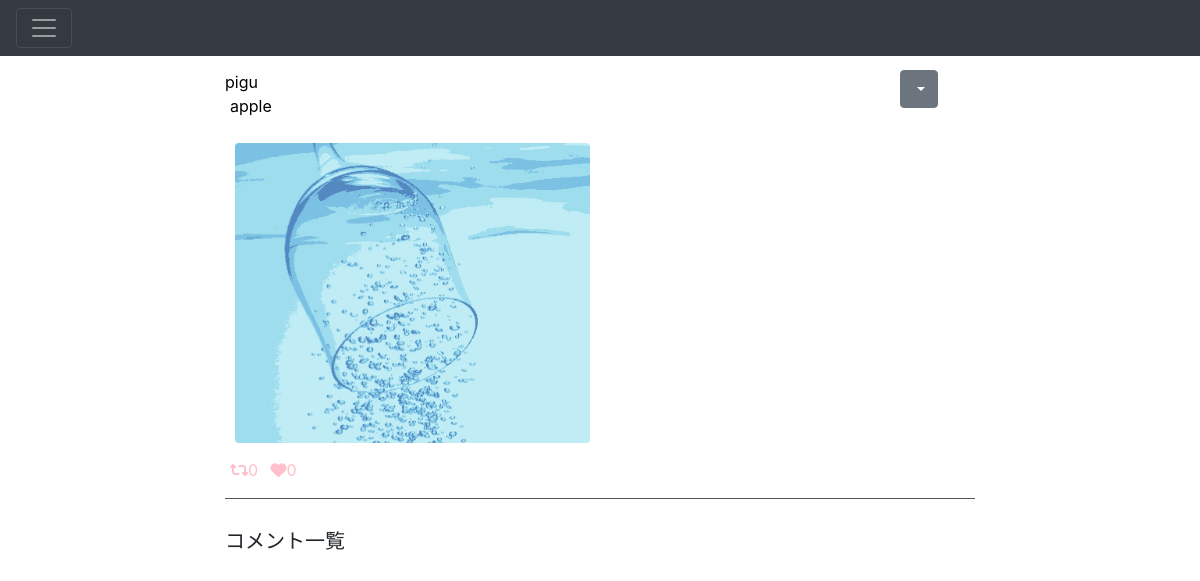
Before: /photos/5/ (signed in) with the older database file.
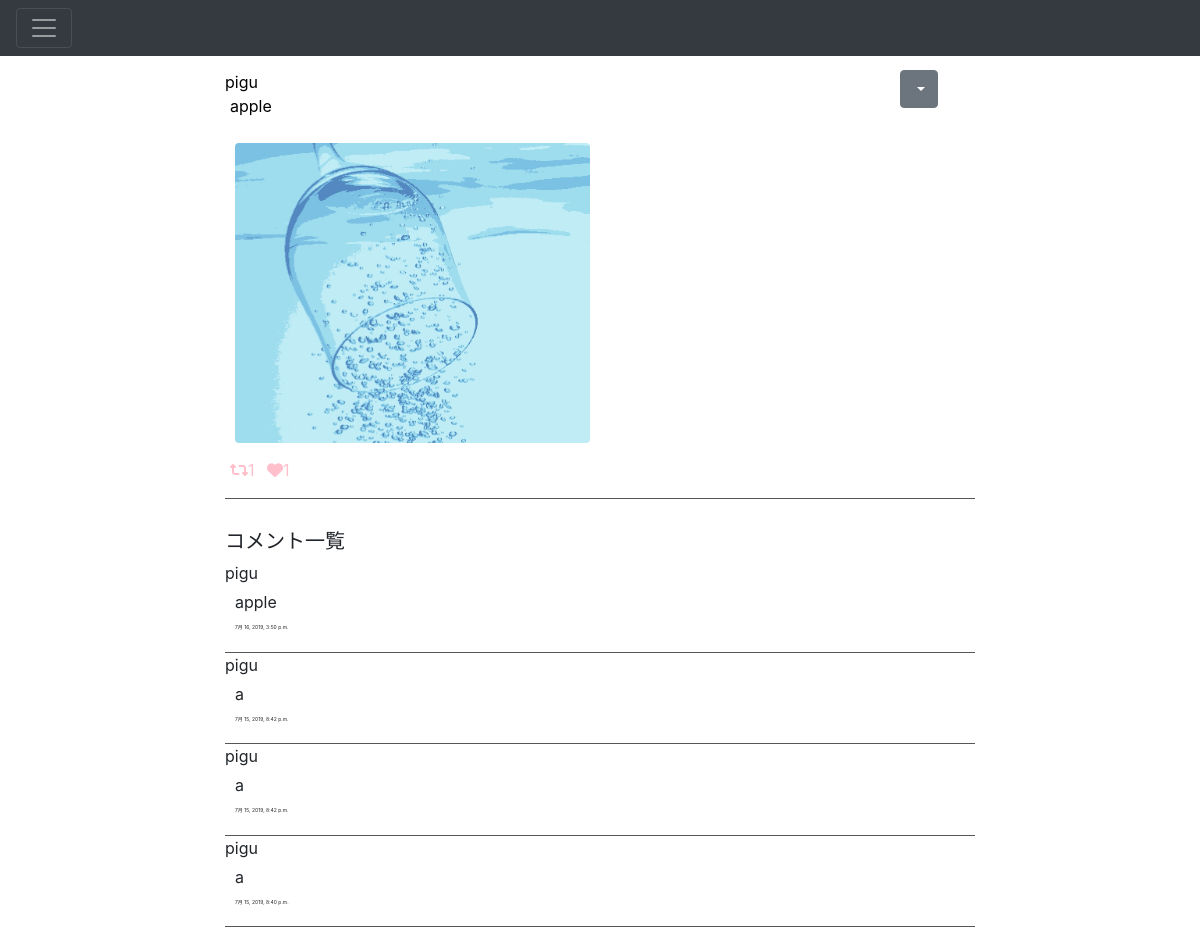
After: the same page with the newer database file.
### app/models.py (models this page shows, shortened)
class Photo(models.Model):
    comment = models.TextField(max_length=1000)
    image = models.ImageField(upload_to = 'photos', blank=True, null=True)
    created_at = models.DateTimeField(auto_now=True)
    user = models.ForeignKey(User, on_delete=models.CASCADE)
    created_at = models.DateTimeField(auto_now=True)
    share_id = models.IntegerField(default=-1)
    good_count = models.IntegerField(default=0)
    share_count = models.IntegerField(default=0)
    class Meta:
        ordering = ('-created_at',)

class Comment(models.Model):
    user = models.ForeignKey(User, on_delete=models.CASCADE, related_name='comment_user')
    photo = models.ForeignKey(Photo, on_delete=models.CASCADE, related_name='comment_photo')
    text = models.TextField(max_length=1000, default='SOME STRING')
    created_at = models.DateTimeField(auto_now=True)
    class Meta:
      ordering = ('-created_at',)

### app/views.py (the view)
# urls.py: path('photos/<int:pk>/', views.photos_detail, name='photos_detail'),
@login_required
def photos_detail(request, pk):
    photo = get_object_or_404(Photo, pk=pk)
    comments = photo.comment_photo.all()
    user = photo.user
    good_user = user.good_user.all()
    return render(request, 'app/photos_detail.html', {'photo': photo, 'good_user':good_user, 'comments': comments})

### app/templates/app/photos_detail.html (shortened to what this page needs)
{% extends 'app/base.html' %}
{% block content %}
<div class="tweet">
    <div class="clone">
      <div class="dropdown">
        <button class="btn btn-secondary dropdown-toggle" type="button" id="dropdownMenu2" data-toggle="dropdown" aria-haspopup="true" aria-expanded="false">
        </button>
      </div>
    </div>
    <div class="tweet-info">
      <a href="{% url 'app:users_detail' photo.user.id %}">
        <span>{{ photo.user }}</span>
      </a>
    </div>
    <div class='tweet-content'>
      <div class='tweet-content-main'>
        {{ photo.comment }}
      </div>
    </div>
    {% if photo.image %}
    <div class="photo">
      <a href="{% url 'app:photos_detail' photo.id %}">
        <img src="{{ photo.image.url }}" class="photo-img">
      </a>
    </div>
    {% endif %}
    <p class="message_owner">
      <a href="{% url 'app:share' photo.id %}"><span class="photo_counter"><i class="fas fa-retweet"></i>{{photo.share_count}}</span></a>
      <a href="{% url 'app:good' photo.id %}"><span class="photo_counter">&ensp;<i class="fas fa-heart"></i>{{photo.good_count}}</span></a>
    </p>
  </div>
<h5>コメント一覧</h5>
{% for item in comments %}
<div class="comment">
  <div class='comment_user'>
    {{item.user}}
  </div>
  <div class='comment_main'>
    {{ item.text }}
  </div>
  <div class='comment_detail'>
    {{ item.created_at}}
  </div>
</div>
{% endfor %}
{% endblock %}

### app/templates/app/base.html (shortened to what this page needs)
{% load static %}
<!DOCTYPE html>
<html>
<head>
    <link rel="stylesheet" type="text/css" href="{% static 'css/style.css' %}">
    <link rel="stylesheet" href="https://stackpath.bootstrapcdn.com/bootstrap/4.3.1/css/bootstrap.min.css">
</head>
<body>
    <header>
      <div class="pos-f-t">
          <nav class="navbar navbar-dark bg-dark">
            <button class="navbar-toggler" type="button" data-toggle="collapse" data-target="#navbarToggleExternalContent" aria-controls="navbarToggleExternalContent" aria-expanded="false" aria-label="Toggle navigation">
              <span class="navbar-toggler-icon"></span>
            </button>
          </nav>
        </div>
    </header>
    <div class="container">
        {% block content %}{% endblock %}
    </div>
</body>
</html>

### app/static/css/style.css (style rules this page uses)
html, body { margin: 0; }
div { box-sizing: border-box; }
a { text-decoration: none; color: #000; }
span { color: #000; }
.container { width: 80%; margin: auto; overflow: auto; }
header { border-bottom: solid 1px #000; height: 40px; position: fixed; width: 100%; z-index: 1; }
body > .container { width: 65%; padding-top: 70px; }
body { z-index: 2; }
.photo { width: calc(100%/2); padding: 10px; margin-bottom: 15px; }
.photo a { display: block; }
.photo-img { width: 100%; max-width: 500px; height: 300px; object-fit: cover; border-radius: 4px; }
.tweet { margin-bottom: 30px; padding-bottom: 30px; border-bottom: ridge 0.5px #555; word-wrap: break-word; color: black; position: relative; }
.tweet-content { margin-left: 5px; margin-bottom: 15px; }
.message_owner { color: pink; margin-left: 5px; position: absolute; left: 0; bottom: 0; }
.photo_counter { color: pink; }
.clone { margin-left: 90%; height: 0px; z-index: 2; }
.comment { padding-bottom: 20px; border-bottom: ridge 0.5px #555; }
.comment_user { padding-bottom: 5px; }
.comment_main { padding-bottom: 10px; padding-left: 10px; }
.comment_detail { font-size: 5px; padding-left: 10px; }

Changed rows visible on the page:
changed Photo "apple": share_count "0" → "1"; good_count "0" → "1"
added Comment: user "pigu", text "apple", created_at "7月 16, 2019, 3:50 p.m."
added Comment: user "pigu", text "a", created_at "7月 15, 2019, 8:42 p.m."
added Comment: user "pigu", text "a", created_at "7月 15, 2019, 8:42 p.m."
added Comment: user "pigu", text "a", created_at "7月 15, 2019, 8:40 p.m."
